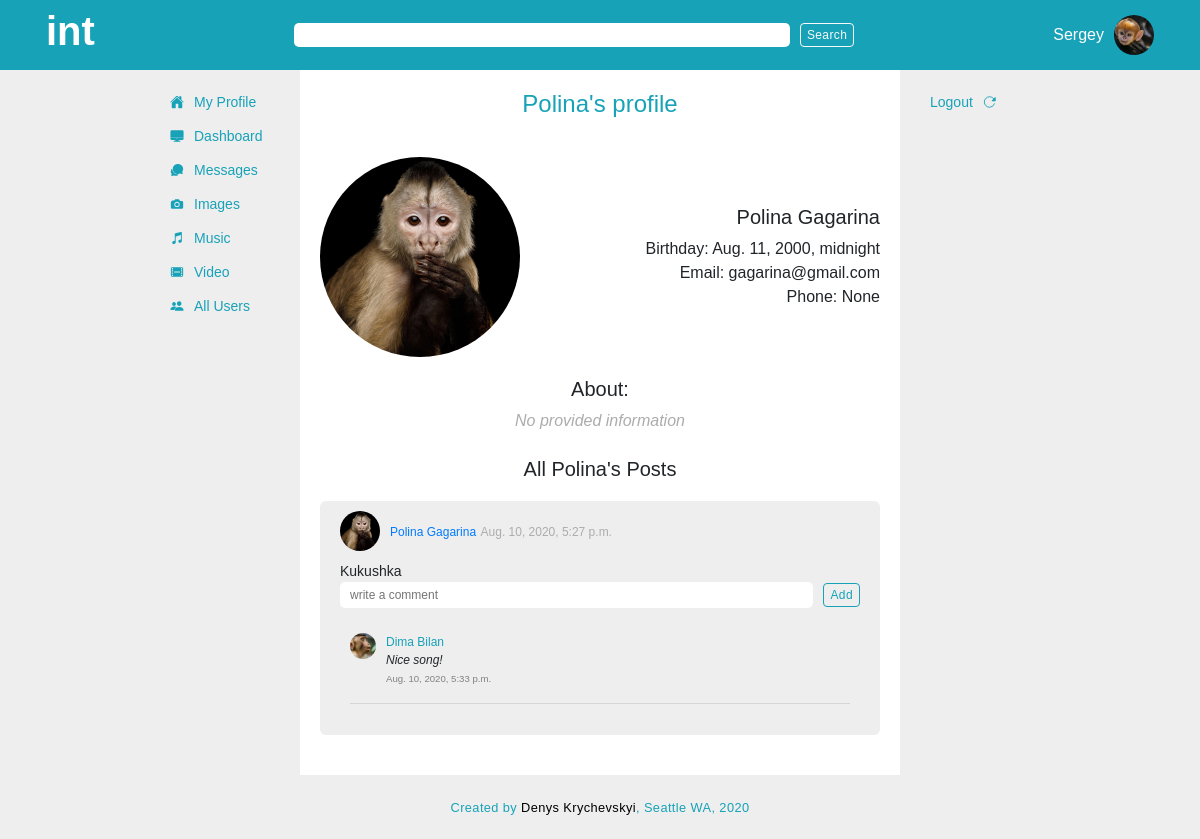
The app's page /user/7/profile (signed in) with its own data.
### app_one/models.py (models this page shows, shortened)
class User(models.Model):
    first_name = models.CharField(max_length = 255)
    last_name = models.CharField(max_length = 255)
    nickname = 	models.CharField(max_length = 50, blank=True, null = True)
    initials = 	models.CharField(max_length = 10, blank=True, null = True)
    birth_date = models.DateTimeField()
    avatar = models.ImageField(upload_to='avatars', default=None, blank=True, null = True)	#upload to avatars is a directory inside media directory, it will go like media/avatars
    email = models.TextField()
    phone_num = models.IntegerField(blank=True, null = True)
    about = models.TextField(blank=True, null = True)
    password = models.TextField()
    location = models.CharField(max_length = 255, blank=True, null = True)
    created_at = models.DateTimeField(auto_now_add = True)
    updated_at = models.DateTimeField(auto_now = True)
    objects = UserManager()

class Post(models.Model):
    title = models.CharField(max_length = 255, null = True, blank=True, default=None)
    content = models.TextField()
    post_image = models.ImageField(upload_to='post_images', default=None, blank=True, null = True)
    poster = models.ForeignKey(User, related_name = 'poster', on_delete=models.CASCADE)
    created_at = models.DateTimeField(auto_now_add = True)
    updated_at = models.DateTimeField(auto_now = True)
    objects = PostManager()

class Comment(models.Model):
    comment = models.TextField(default = 'Hello')
    poster = models.ForeignKey(User, related_name = 'comments', on_delete=models.CASCADE) # Comments has a poster, User has comments
    post = models.ForeignKey(Post, related_name = 'comments', on_delete=models.CASCADE) # message where comment was posted on. Message has comments, but comment belongs to one message
    created_at = models.DateTimeField(auto_now_add = True)
    updated_at = models.DateTimeField(auto_now = True)

### app_one/views.py (the view)
# urls.py: path('user/<int:user_id>/profile', views.user_profile),
def user_profile(request, user_id):
    cur_user = User.objects.get(id=user_id)
    user_posts = cur_user.poster.all().order_by('-created_at')
    context = {
        'curr_user':User.objects.get(id=request.session['user_id']),
        'user':cur_user,
        'user_posts':user_posts
    }
    return render(request, 'profile.html', context)

### app_one/templates/profile.html (shortened to what this page needs)
{% load embed_video_tags %}
<!DOCTYPE html>
<html lang="en">
<head>
    {% include 'head.html' %}
</head>
<body>
    <div class="outer_container">
        {% include 'search.html' %}
        <div class="inner_container">
            <div class="inner">
                {% include 'navbar.html' %}
                <div class="main_container">
                    <div class="page_title_container">
                        <h4>{{user.first_name}}'s profile</h4>
                    </div>
                    <div class="profile_page_container">
                        <div class="avatar_img">
                            <div class="box">
                                <img src="{{ MEDIA_URL }}{{ user.avatar }}" alt="{{ post.poster.first_name}}'s avatar">
                            </div>
                            <div class="profile_info">
                                <h5>{{ user.first_name }} {{ user.last_name }}</h5>
                                <p>Birthday: {{ user.birth_date}}</p>
                                <p>Email: {{ user.email}}</p>
                                <p>Phone: {{ user.phone_num}}</p>
                            </div>
                        </div>
                        <div class="about_user">
                            <h5>About:</h5>
                            {% if len.user.about > 0 %}
                            <p>{{ user.about}}</p>
                            {% else %}
                            <p class="no_provided">No provided information</p>
                            {% endif %}
                        </div>
                        <br>
                        <h5 class="text-center">All {{user.first_name}}'s Posts</h5>
                        {% for post in user_posts %}
                            <div class="post_container">
                                <div class="post_header">
                                        <div class="avatar">
                                            <a href="/user/{{ post.poster.id }}/profile" ><img src="{{ MEDIA_URL }}{{ post.poster.avatar }}" alt="{{ post.poster.first_name}}'s avatar"></a>
                                        </div>
                                        <div class="poster">
                                            <a href="/user/{{ post.poster.id }}/profile" class="poster_name">{{ post.poster.first_name }} {{ post.poster.last_name }}</a>
                                            <small>{{ post.created_at }}</small>
                                        </div>
                                </div>
                                <p class="post_content">{{ post.content }}</p>
                                <div class="comment_container">
                                    <form action="/add_comment/post/{{ post.id }}" id="form_addComment" method="POST">
                                        <div class="comment_input">
                                            <div class="add_comment_input">
                                                <input type="text" name="comment" placeholder="write a comment">
                                            </div>
                                            <button class="btn btn-outline-info btn_add" >Add</button>
                                        </div>
                                    </form>
                                    <div class="display_comments_container">
                                        {% for comment in post.comments.all %}
                                        <div class="display_comment">
                                            <div class="comment_poster_photo">
                                                <a href="/user/{{ comment.poster.id }}/profile"><img src="{{ MEDIA_URL }}{{ comment.poster.avatar }}" alt=""></a>
                                            </div>
                                            <div class="comment_content">
                                                <a class="comment_poster" href="">{{ comment.poster.first_name }} {{ comment.poster.last_name }}</a>
                                                <p class="comment_text">{{ comment.comment }}</p>
                                                <small>{{ comment.created_at }}</small>
                                            </div>
                                        </div>
                                        <hr>
                                        {% endfor %}
                                    </div>
                                </div>
                            </div>
                        {% endfor %}
                    </div>
                </div>
                {% include 'sidebar.html' %}
            </div>
        </div>
    {% include 'footer.html' %}
    </div>
</body>
</html>

### app_one/templates/search.html
<div id="search_bar_container">
    <div id="search_bar">
        <div class="logo_container">
            <h1 class="logotip">int</h1>
        </div>
        <div class="form_container">
            <form action="" method="post" class="form-inline">
                <input class="search_bar1" type="search" name="" id="">
                <button class="btn btn-outline-light search_bar1_btn" type="submit">Search</button>
            </form>
        </div>
        <div class="current_user_container">
            {% if request.session.user_id != null %}
            <p>{{ curr_user.first_name }}</p>
            <img src="{{ MEDIA_URL }}{{ curr_user.avatar }}" alt="avatar">
            {% endif %}
        </div>
    </div>
</div>

### records on screen
User: first_name "Sergey", avatar (picture)
User: first_name "Polina", avatar (picture), last_name "Gagarina", birth_date "Aug. 11, 2000, midnight", email "gagarina@gmail.com", phone_num "None"
Post: poster.avatar (picture), poster.first_name "Polina", poster.last_name "Gagarina", created_at "Aug. 10, 2020, 5:27 p.m.", content "Kukushka"
Comment: poster.avatar (picture), poster.first_name "Dima", poster.last_name "Bilan", comment "Nice song!", created_at "Aug. 10, 2020, 5:33 p.m."
